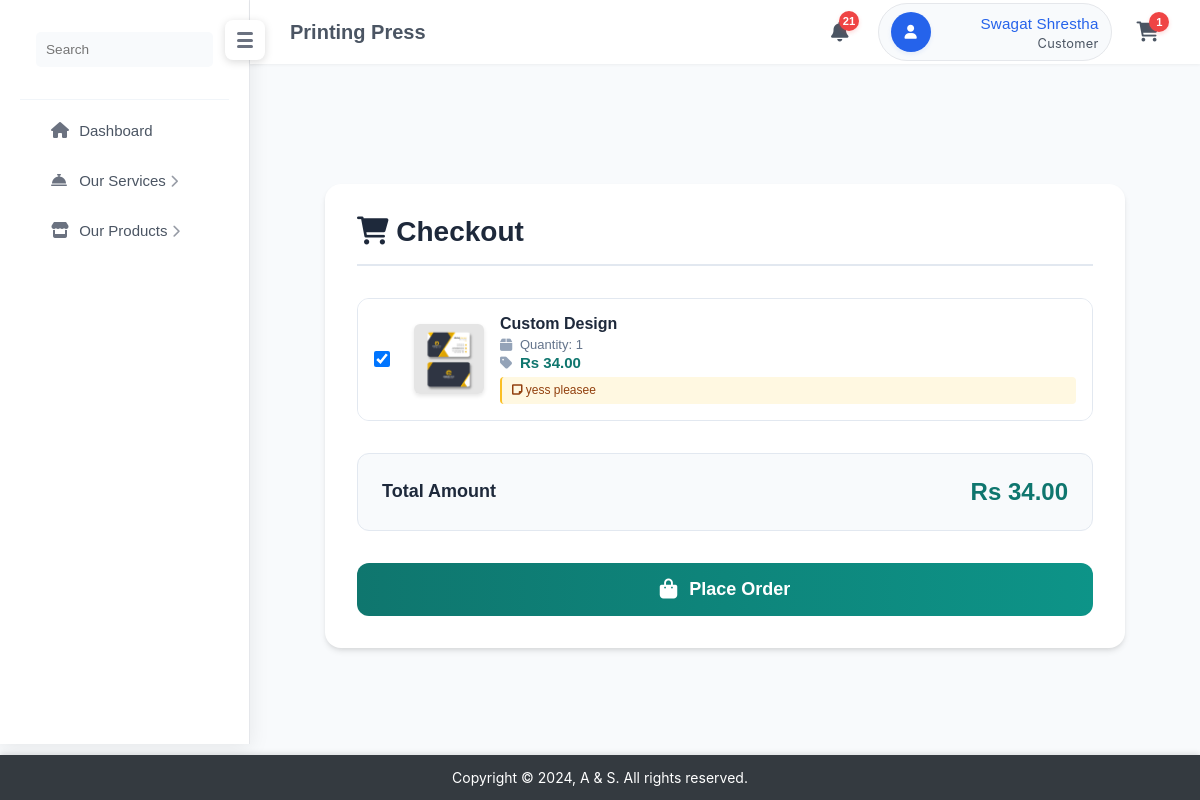
The app's page /pages/checkout.php (signed in) with its own data.
### tables this page shows
CREATE TABLE `cart_item_line` (
  `id` int(11) NOT NULL,
  `cart_id` int(11) NOT NULL,
  `unique_id` varchar(255) DEFAULT NULL,
  `quantity` int(11) NOT NULL,
  `created_at` timestamp NOT NULL DEFAULT current_timestamp(),
  `template_id` int(11) DEFAULT NULL,
  `request_id` int(11) DEFAULT NULL,
  `custom_request_id` int(11) DEFAULT NULL,
  `final_design` varchar(255) DEFAULT NULL,
  `req_type` enum('custom','modify') DEFAULT NULL,
  `price` decimal(10,2) DEFAULT NULL,
  `status` enum('active','purchased') DEFAULT 'active'
);

CREATE TABLE `custom_template_requests` (
  `id` int(11) NOT NULL,
  `user_id` int(11) NOT NULL,
  `category_id` int(11) NOT NULL,
  `media_type_id` int(11) NOT NULL,
  `size` varchar(50) NOT NULL,
  `orientation` enum('Portrait','Landscape') NOT NULL,
  `color_scheme` varchar(50) NOT NULL,
  `quantity` int(11) NOT NULL,
  `price_range` varchar(50) DEFAULT NULL,
  `additional_notes` text DEFAULT NULL,
  `reference_image` varchar(255) DEFAULT NULL,
  `status` enum('Pending','In Progress','Approved','Rejected','Completed') NOT NULL DEFAULT 'Pending',
  `assigned_staff_id` int(11) DEFAULT NULL,
  `created_at` timestamp NOT NULL DEFAULT current_timestamp(),
  `updated_at` timestamp NOT NULL DEFAULT current_timestamp() ON UPDATE current_timestamp(),
  `final_design` varchar(255) DEFAULT NULL,
  `preferred_staff_id` int(11) DEFAULT NULL,
  `preferred_color` varchar(7) DEFAULT '#000000',
  `secondary_color` varchar(20) DEFAULT NULL
);

### pages/checkout.php (the view, shortened to what this page needs)
<?php
require_once('../includes/create_notification.php');
$user_id = $_SESSION['user_id'];
$cart_query = "SELECT id FROM cart WHERE uid = ?";
$stmt = $conn->prepare($cart_query);
$stmt->bind_param('i', $user_id);
$stmt->execute();
$cart_result = $stmt->get_result();
$cart_id = $cart_result->fetch_assoc()['id'];
$cart_items_query = "SELECT cil.*, t.name as template_name, t.image_path as template_image,
                    ctr.additional_notes as custom_notes, ctr.final_design
                    FROM cart_item_line cil
                    LEFT JOIN templates t ON cil.template_id = t.id
                    LEFT JOIN custom_template_requests ctr ON cil.custom_request_id = ctr.id
                    WHERE cil.cart_id = ? AND (cil.status = 'active' OR cil.status IS NULL)";
$stmt = $conn->prepare($cart_items_query);
if (isset($_GET['items']) && !empty($_GET['items'])) {
    $types = str_repeat('i', count($selected_items) + 1);
    $params = array_merge([$cart_id], $selected_items);
    $stmt->bind_param($types, ...$params);
} else {
    $stmt->bind_param('i', $cart_id);
}
$stmt->execute();
$cart_items = $stmt->get_result()->fetch_all(MYSQLI_ASSOC);
$total = 0;
foreach ($cart_items as $item) {
    $total += $item['price'] * $item['quantity'];
}
?>
<!DOCTYPE html>
<html lang="en">
<head>
    <link rel="stylesheet" href="../assets/css/style.css">
    <link rel="stylesheet" href="https://cdnjs.cloudflare.com/ajax/libs/font-awesome/6.0.0/css/all.min.css">
</head>
<body>
    <?php include('../includes/header.php'); ?>
    <?php include('../includes/inner_header.php'); ?>
    <div class="main-content">
        <div class="checkout-container">
            <h2><i class="fas fa-shopping-cart"></i> Checkout</h2>
            <form method="POST" class="checkout-form">
                <div class="checkout-items">
                    <?php foreach ($cart_items as $item): ?>
                        <div class="checkout-item">
                            <input type="checkbox" name="selected_items[]" value="<?php echo $item['id']; ?>" checked
                                onchange="updateCheckoutTotal()">
                            <img src="<?php echo $item['template_image'] ? '../uploads/templates/' . $item['template_image'] : '../uploads/custom_templates/' . $item['final_design']; ?>"
                                alt="<?php echo htmlspecialchars($item['template_name'] ?? 'Custom Design'); ?>"
                                onerror="this.src='../assets/images/placeholder.jpg'">
                            <div class="checkout-item-details">
                                <h3><?php echo htmlspecialchars($item['template_name'] ?? 'Custom Design'); ?></h3>
                                <p><i class="fas fa-box"></i> Quantity: <?php echo $item['quantity']; ?></p>
                                <p class="price-info"><i class="fas fa-tag"></i> Rs
                                    <?php echo number_format($item['price'], 2); ?>
                                </p>
                                <?php if ($item['custom_notes']): ?>
                                    <div class="notes-info">
                                        <i class="fas fa-note-sticky"></i>
                                        <?php echo htmlspecialchars($item['custom_notes']); ?>
                                    </div>
                                <?php endif; ?>
                            </div>
                        </div>
                    <?php endforeach; ?>
                </div>
                <div class="checkout-total">
                    <span class="checkout-total-label">Total Amount</span>
                    <span class="checkout-total-amount">Rs <?php echo number_format($total, 2); ?></span>
                </div>
                <button type="submit" name="checkout" class="place-order-btn" onclick="return validateCheckout()">
                    <i class="fas fa-shopping-bag"></i>
                    Place Order
                </button>
            </form>
        </div>
    </div>
    <?php include('../includes/footer.php'); ?>
</body>
</html>

### assets/css/style.css (style rules this page uses)
* { margin: 0; padding: 0; box-sizing: border-box; font-family: Arial, sans-serif; }
body { display: flex; min-height: 99vh; background-color: #f5f5f5; overflow: auto; }
.main-content { flex: 1; display: flex; flex-direction: column; background-color: #fff; border-top-left-radius: 10px; }

### pages/checkout.php (style rules this page uses)
body { min-height: 100vh; background: #f1f5f9; }
.main-content { min-height: calc(100vh - 64px); display: flex; align-items: flex-start; justify-content: center; padding: 2rem; margin-left: 250px; width: calc(100% - 250px); }
.checkout-container { max-width: 800px; width: 90%; margin: 0 auto; padding: 2rem; background: #ffffff; border-radius: 1rem; box-shadow: 0 4px 6px -1px rgba(0, 0, 0, 0.1), 0 2px 4px -1px rgba(0, 0, 0, 0.06); position: relative; }
.checkout-container h2 { color: #1e293b; font-size: 1.75rem; font-weight: 700; margin-bottom: 2rem; padding-bottom: 1rem; border-bottom: 2px solid #e2e8f0; }
.checkout-items { margin-bottom: 2rem; background: #f8fafc; border-radius: 0.75rem; overflow: hidden; border: 1px solid #e2e8f0; max-height: calc(100vh - 400px); overflow-y: auto; scrollbar-width: thin; scrollbar-color: #cbd5e1 #f1f5f9; }
.checkout-item { display: flex; align-items: center; gap: 1rem; padding: 1rem; background: #ffffff; border-bottom: 1px solid #e2e8f0; transition: background-color 0.2s ease; }
.checkout-item:last-child { border-bottom: none; }
.checkout-item input[type="checkbox"] { width: 1rem; height: 1rem; border: 2px solid #cbd5e1; border-radius: 0.25rem; cursor: pointer; transition: all 0.2s ease; margin-right: 0.5rem; }
.checkout-item input[type="checkbox"]:checked { background-color: #0f766e; border-color: #0f766e; }
.checkout-item img { width: 70px; height: 70px; object-fit: cover; border-radius: 0.375rem; box-shadow: 0 2px 4px rgba(0, 0, 0, 0.1); transition: transform 0.2s ease; }
.checkout-item-details { flex: 1; }
.checkout-item-details h3 { color: #1e293b; font-size: 1rem; font-weight: 600; margin-bottom: 0.25rem; }
.checkout-item-details p { color: #64748b; font-size: 0.813rem; margin-bottom: 0.125rem; display: flex; align-items: center; gap: 0.375rem; }
.checkout-item-details p i { color: #94a3b8; width: 14px; font-size: 0.875rem; }
.price-info { color: #0f766e !important; font-weight: 600; font-size: 0.938rem !important; margin-top: 0.125rem !important; }
.notes-info { background: #fff8e1; padding: 0.375rem 0.625rem; border-radius: 0.25rem; border-left: 2px solid #fbbf24; margin-top: 0.375rem; font-size: 0.75rem; color: #92400e; line-height: 1.2; }
.checkout-total { background: #f8fafc; padding: 1.5rem; border-radius: 0.75rem; margin: 2rem 0; display: flex; justify-content: space-between; align-items: center; border: 1px solid #e2e8f0; }
.checkout-total-label { font-size: 1.125rem; color: #1e293b; font-weight: 600; }
.checkout-total-amount { font-size: 1.5rem; color: #0f766e; font-weight: 700; }
.checkout-form { max-width: 100%; margin: 0 auto; }
.place-order-btn { width: 100%; background: linear-gradient(to right, #0f766e, #0d9488); color: white; border: none; padding: 1rem; border-radius: 0.75rem; font-size: 1.125rem; font-weight: 600; cursor: pointer; display: flex; align-items: center; justify-content: center; gap: 0.75rem; transition: all 0.2s ease; }
.place-order-btn i { font-size: 1.25rem; }
@media (max-width: 1200px) { .checkout-container { width: 95%; } }

### includes/header.php (style rules this page uses)
.main-content { margin-left: 250px; transition: margin-left 0.3s ease; }

### includes/inner_header.php (style rules this page uses)
* { margin: 0; padding: 0; box-sizing: border-box; }
body { margin: 0; padding: 0; font-family: 'Inter', -apple-system, BlinkMacSystemFont, 'Segoe UI', Roboto, sans-serif; background-color: #f8fafc; min-height: 100vh; color: #4b5563; -webkit-font-smoothing: antialiased; -moz-osx-font-smoothing: grayscale; }
.main-content { margin-left: 250px; padding-top: 64px; min-height: 100vh; background-color: #f8fafc; position: relative; }
body { padding-top: 0; }
.main-content { margin-top: 0; }

### records on screen
cart_item_line: custom_template_requests.final_design (picture), template_name "Custom Design", quantity "1", price "34.00", custom_template_requests.additional_notes "yess pleasee"

### other values on screen
$pageTitle "Printing Press"
$initial_unread_count "21"
$userName "Swagat Shrestha"
$userRole "Customer"
$cartCount "1"
